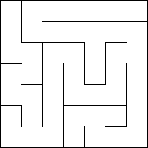

Source code (Python):
from PIL import Image
import random

NORTH = 1
SOUTH = 2
EAST = 4
WEST = 8


class Maze:
    def __init__(self, size, spacing=20):
        self.size = size  # allows changing size of maze
        self.maze = []  # initiates maze
        self.spacing = spacing  # allows changing of white space size

    def __generate_area(self):
        """
        Generates an empty 2 dimensional array of size self.size
        :return: maze of size self.size
        """
        maze = []
        for i in range(self.size):
            maze.append([])
            for j in range(self.size):
                maze[i].append(15)
        return maze

    def generate_maze(self, current_node_x=0, current_node_y=0):
        """
        Generates a maze with size depending on what self.size is set as. Uses __generate_area()
        :param current_node_x: Starting x coordinate for DFS
        :param current_node_y: Starting y coordinate for DFS
        :return: Nothing returned
        """
        # Initialises variables for use by algorithm
        if self.size <= 0:
            print("Maze incorrect size")
            return
        maze = self.__generate_area()
        max_x = len(maze) - 1
        max_y = len(maze[0]) - 1
        previous_points = []
        visited = [(current_node_x, current_node_y)]
        # Check if all nodes are visited
        while True:
            print(maze)
            if len(visited) == len(maze) * len(maze[0]):
                self.maze = maze
                return
            # Fills an array with which nodes can be moved into
            available_moves = []
            if current_node_y != 0 and (current_node_x, current_node_y - 1) not in visited:
                available_moves.append(NORTH)
            if current_node_x != max_x and (current_node_x + 1, current_node_y) not in visited:
                available_moves.append(EAST)
            if current_node_y != max_y and (current_node_x, current_node_y + 1) not in visited:
                available_moves.append(SOUTH)
            if current_node_x != 0 and (current_node_x - 1, current_node_y) not in visited:
                available_moves.append(WEST)
            # Backtrack if no moves are available
            if not available_moves:
                current_node = previous_points.pop()
                current_node_x, current_node_y = current_node[0], current_node[1]
            else:
                # Choose a direction from available moves and move, knocking out walls in 2 directions and changing
                # the current node
                choice = random.choice(available_moves)
                if choice == NORTH:
                    maze[current_node_x][current_node_y] -= NORTH
                    maze[current_node_x][current_node_y - 1] -= SOUTH
                    current_node_y -= 1
                    if (current_node_x, current_node_y) not in visited:
                        visited.append((current_node_x, current_node_y))
                    previous_points.append((current_node_x, current_node_y))

                elif choice == EAST:
                    maze[current_node_x][current_node_y] -= EAST
                    maze[current_node_x + 1][current_node_y] -= WEST
                    current_node_x += 1
                    if (current_node_x, current_node_y) not in visited:
                        visited.append((current_node_x, current_node_y))
                    previous_points.append((current_node_x, current_node_y))

                elif choice == SOUTH:
                    maze[current_node_x][current_node_y] -= SOUTH
                    maze[current_node_x][current_node_y + 1] -= NORTH
                    current_node_y += 1
                    if (current_node_x, current_node_y) not in visited:
                        visited.append((current_node_x, current_node_y))
                    previous_points.append((current_node_x, current_node_y))

                elif choice == WEST:
                    maze[current_node_x][current_node_y] -= WEST
                    maze[current_node_x - 1][current_node_y] -= EAST
                    current_node_x -= 1
                    if (current_node_x, current_node_y) not in visited:
                        visited.append((current_node_x, current_node_y))
                    previous_points.append((current_node_x, current_node_y))

    def render_maze(self):
        """
        Renders a maze specified as a 2 dimensional list to a png file, with walls 1 pixel thick
        and corridors 1 pixel thick
        """
        print()
        space = self.spacing
        # Create a new image to render the maze
        image = Image.new("RGB", (self.size * (space + 1) + 1, self.size * (space + 1) + 1))
        position = [-space + 1, 0]
        row = 0
        for x in self.maze:
            position[0] += space
            position[1] = -space + 1
            for y in x:
                position[1] += space
                # Draw centre points
                for i in range(space):
                    image.putpixel((position[0], position[1] + i), (255, 255, 255))
                    for j in range(space):
                        image.putpixel((position[0] + j, position[1] + i), (255, 255, 255))
                # Draw open walls
                if not y & NORTH:
                    for i in range(space):
                        image.putpixel((position[0] + i, position[1] - 1), (255, 255, 255))
                if not y & SOUTH:
                    for i in range(space):
                        image.putpixel((position[0] + i, position[1] + space), (255, 255, 255))
                if not y & EAST:
                    for i in range(space):
                        image.putpixel((position[0] + space, position[1] + i), (255, 255, 255))
                if not y & WEST:
                    for i in range(space):
                        image.putpixel((position[0] - 1, position[1] + i), (255, 255, 255))
                # move the cursor
                position[1] += 1
            # move the cursor
            position[0] += 1
            row += space
        # save the image to disk
        image.save("maze.png")


